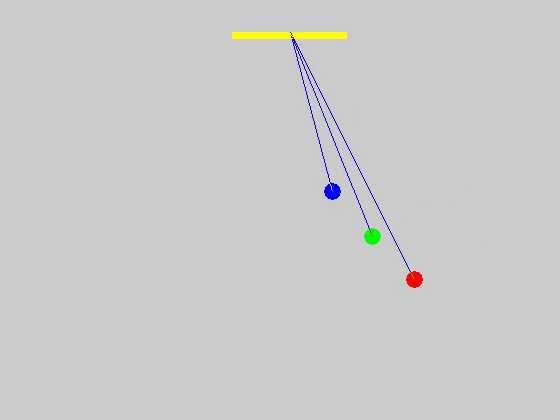
#> input picture frame 30 of evi1ran/L1H3/src/L1H3.mp4, 560 x 420 px
$ python L1H3.py   (older library calls are emulated)
#> lines starting #> are read from the running program, lines starting #| are printed output that depends on the picture; after the words box and inside, x2 and y2 are one past the last pixel; in counts of white or black regions, pixels touching at a corner belong together
import numpy as np
import cv2


def main():
    # capture the video from the local directory
    cap = cv2.VideoCapture("L1H3.mp4")
    # if the video is existed
    while(cap.isOpened()):
        # read the frame from the video
        grabbed, frame = cap.read()
#> frame is the input picture: shape (420, 560, 3); mean B, G, R 202, 202.3, 202.4
        # denoise the frame by Gaussian Blur Algorithm
        blur = cv2.GaussianBlur(frame, (21, 21), 0)
        # convert the frame from BGR to HSV
        hsv = cv2.cvtColor(blur, cv2.COLOR_BGR2HSV)
#> hsv: shape (420, 560, 3); mean H, S, V 5.6, 2.3, 203.3
        # separate the Green ball
        lower = np.array([35, 43, 46])
        upper = np.array([77, 255, 255])
        green = cv2.inRange(hsv, lowerb=lower, upperb=upper)
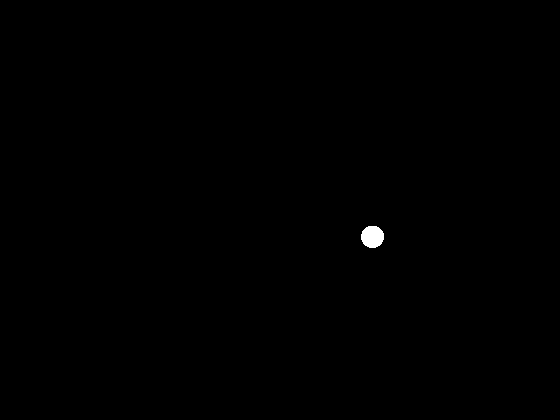
#> green: shape (420, 560); 0.17% white; 1 white region
        # binarization processing
        ret, binary = cv2.threshold(green, 127, 255, cv2.THRESH_BINARY)
        image, contours, hierarchy = cv2.findContours(binary, cv2.RETR_LIST, cv2.CHAIN_APPROX_SIMPLE)
#> contours = 1 contour; box (x1, y1, x2, y2) and area: (361, 226, 384, 248) 373
        # draw the rectangle around the green ball
        for c in contours:
            (x, y, w, h) = cv2.boundingRect(c)
            cv2.rectangle(frame, (x, y), (x+w, y+h), (0, 0, 255), 2)
#> this loop made 1 pass
#> (x, y, w, h) on pass 1: (361, 226, 23, 22)
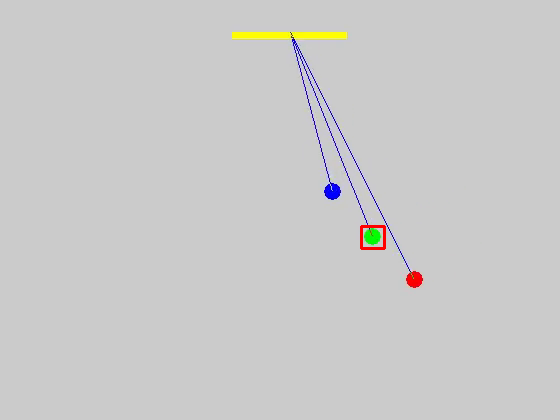
#> frame: shape (420, 560, 3); 0.11% of pixels changed, all inside (x1, y1, x2, y2) = (360, 225, 386, 250)
        # show the video
        cv2.imshow("L1H3", frame)
        if cv2.waitKey(1) == 27:
#> (key Esc is pressed here)
            break

    cap.release()
    cv2.destroyAllWindows()

if __name__ == '__main__':
    main()

$ run again, starting later in the video
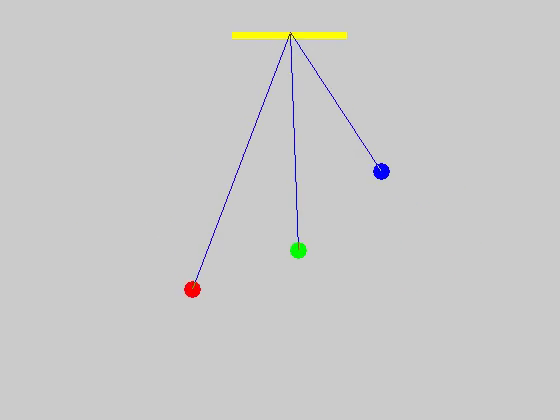
#> input picture frame 135 of evi1ran/L1H3/src/L1H3.mp4, 560 x 420 px
#> in main, frame is the input picture: shape (420, 560, 3); mean B, G, R 202, 202.3, 202.4
#> hsv: shape (420, 560, 3); mean H, S, V 7.3, 2.3, 203.2
#> green: shape (420, 560); 0.17% white; 1 white region
#> contours = 1 contour; box (x1, y1, x2, y2) and area: (287, 240, 310, 262) 374
#> the loop in main, `for c in contours:` made 1 pass
#> (x, y, w, h) on pass 1: (287, 240, 23, 22)
#> after the loop in main, `for c in contours:`:
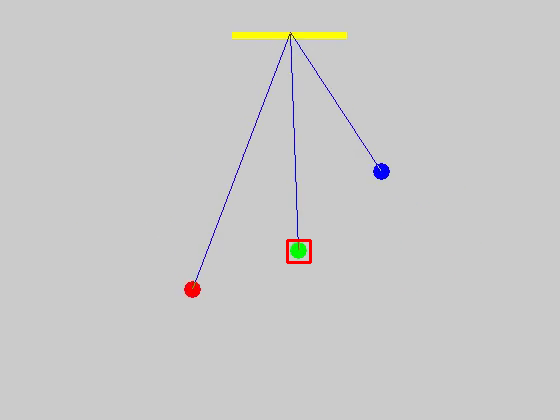
#> frame: shape (420, 560, 3); 0.11% of pixels changed, all inside (x1, y1, x2, y2) = (286, 239, 312, 264)

$ run again, starting later in the video
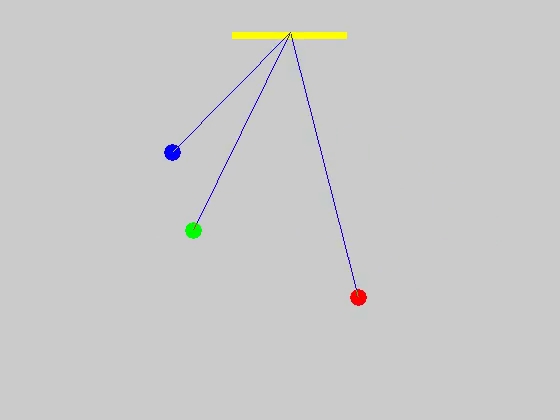
#> input picture frame 240 of evi1ran/L1H3/src/L1H3.mp4, 560 x 420 px
#> in main, frame is the input picture: shape (420, 560, 3); mean B, G, R 202, 202.3, 202.4
#> hsv: shape (420, 560, 3); mean H, S, V 7.3, 2.3, 203.2
#> green: shape (420, 560); 0.17% white; 1 white region
#> contours = 1 contour; box (x1, y1, x2, y2) and area: (182, 220, 205, 242) 376
#> the loop in main, `for c in contours:` made 1 pass
#> (x, y, w, h) on pass 1: (182, 220, 23, 22)
#> after the loop in main, `for c in contours:`:
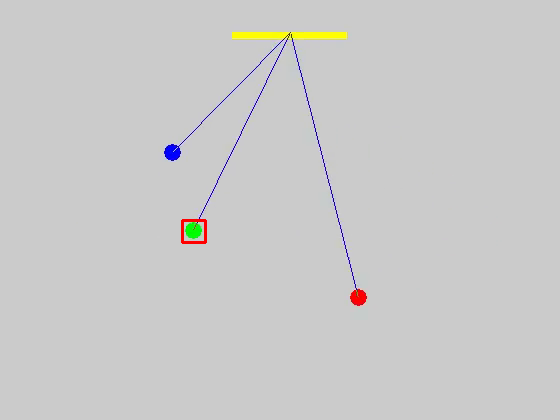
#> frame: shape (420, 560, 3); 0.11% of pixels changed, all inside (x1, y1, x2, y2) = (181, 219, 207, 244)
